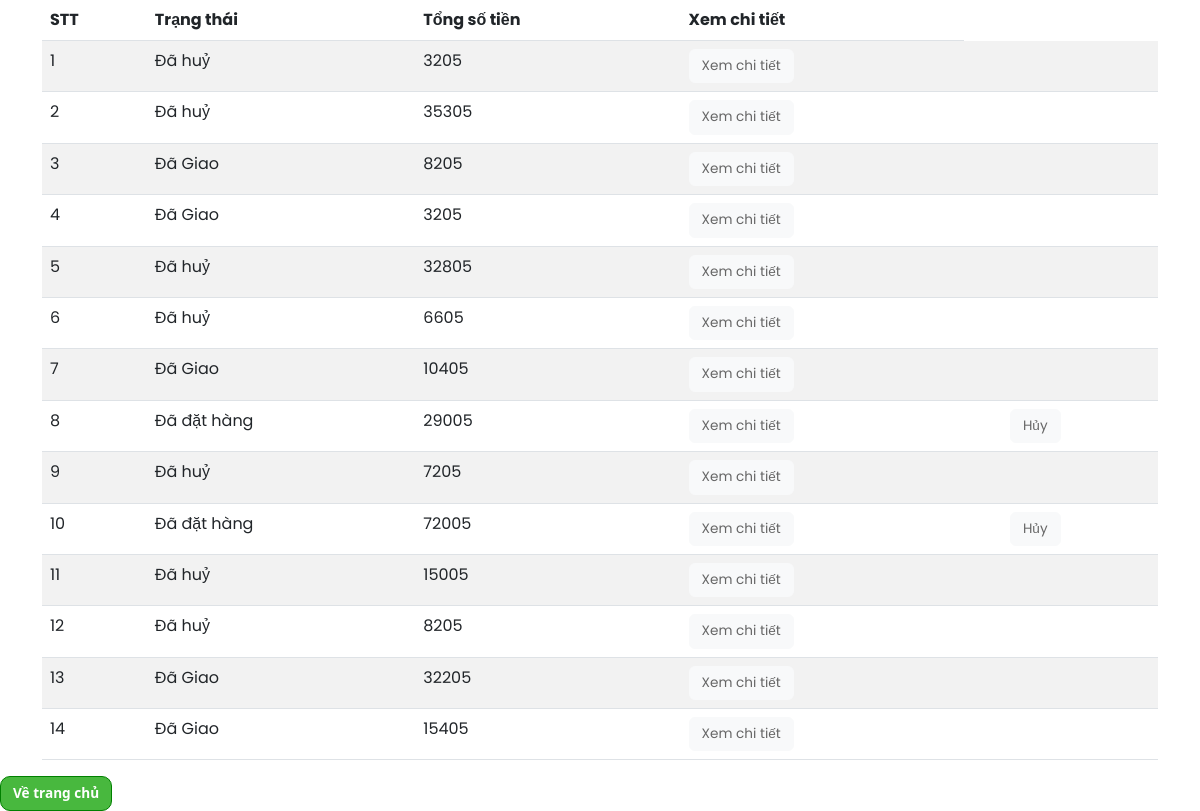
The page /history.php (signed in) on the database its author committed.
### tables this page shows
CREATE TABLE IF NOT EXISTS `orders` (
  `id` int NOT NULL AUTO_INCREMENT,
  `total` float NOT NULL,
  `status` varchar(50) NOT NULL,
  `user_id` int NOT NULL,
  PRIMARY KEY (`id`),
  KEY `fk_order_user` (`user_id`)
);

### class/Db.class.php (called while the page is built, shortened)
<?php
class Db
{
	private $dbh = null;
	public function __construct()
	{
		$driver = "mysql:host=" . HOST . "; dbname=" . DB_NAME;
		try {
			$this->dbh = new PDO($driver, DB_USER, DB_PASS);
			$this->dbh->query("set names 'utf8' ");
		} catch (PDOException $e) {
			echo 'có lỗi xảy ra';
			exit();
		}
	}
	private function query($sql, $arr = array(), $mode = PDO::FETCH_ASSOC)
	{
		$stm = $this->dbh->prepare($sql);
		if (!$stm->execute($arr)) {
			echo "Sql lỗi.";
			exit();
		}
		return $stm->fetchAll($mode);
	}
	public function select($sql,  $arr = array(), $mode = PDO::FETCH_ASSOC)
	{
		return $this->query($sql, $arr, $mode);
	}
}

### history.php (the view, shortened to what this page needs)
<!DOCTYPE html>
<html lang="en">
<head>
    <link rel="stylesheet" href="https://cdnjs.cloudflare.com/ajax/libs/font-awesome/4.7.0/css/font-awesome.min.css">
    <link href="https://cdn.jsdelivr.net/npm/bootstrap-icons@1.5.0/font/bootstrap-icons.css" rel="stylesheet" />
    <link rel="stylesheet" href="https://cdnjs.cloudflare.com/ajax/libs/jquery/3.2.1/jquery.min.js">
    <link href="css/styles.css" rel="stylesheet" />
    <link href="css/style1.css" rel="stylesheet" />
</head>
<body>
    <div class="container">
        <table class="table table-striped">
            <thead>
                <tr>
                    <th>STT</th>
                    <th>Trạng thái</th>
                    <th>Tổng số tiền</th>
                    <th>Xem chi tiết</th>
                </tr>
            </thead>
            <tbody>
                <?php
                if (isset($_SESSION["user"])) {
                    $email = $_SESSION["user"];
                } else {
                    header("Location: login.php");
                }
                $db = new Db();
                $sql = "SELECT orders.id, orders.total, orders.status
                from orders join user on orders.user_id = user.id
                where user.email  = :email";
                $arr = array(":email" => $email);
                $orderList = $db->select($sql, $arr);
                $count = 1;
                foreach ($orderList as $order) {
                    echo '<tr>';
                    echo '<td>' . $count++ . '</td>';
                    $statusString = '';
                    if ($order['status'] == '0') {
                        $statusString = 'Đã đặt hàng';
                    } else if ($order['status'] == '1') {
                        $statusString = 'Đã Giao';
                    } else {
                        $statusString = 'Đã huỷ';
                    }
                    echo '<td>' . $statusString . '</td>';
                    echo '<td>' . $order['total'] . '</td>';
                    echo '<td><a class="btn btn-light" href ="order_details_history.php?id=' . $order['id'] . '">Xem chi tiết</a><td>';
                    if ($order['status'] == "2" || $order['status'] == "1") {
                        echo '<td></td>';
                    } else {
                        echo '<td><a class="btn btn-light" href="#" onclick="confirmCancelOrder(' . $order['id'] . ')">Hủy</a></td>';
                    }
                    echo '</tr>';
                }
                ?>
            </tbody>
        </table>
    </div>
    <a class="btn btn-primary" href="index.php">Về trang chủ</a>
</body>
</html>

### css/style1.css (style rules this page uses)
* { margin: 0; padding: 0; box-sizing: border-box; font-family: 'Poppins', sans-serif; }
.btn { color: #666; font-size: 0.85rem; }
.btn.btn-primary { background-color: #48b83e; color: #fff; border: 1px solid #008000; border-radius: 10px; font-weight: 800; }

### rows shown on the page
orders: status "Đã huỷ", total "3205"
orders: status "Đã huỷ", total "35305"
orders: status "Đã Giao", total "8205"
orders: status "Đã Giao", total "3205"
orders: status "Đã huỷ", total "32805"
orders: status "Đã huỷ", total "6605"
orders: status "Đã Giao", total "10405"
orders: status "Đã đặt hàng", total "29005"
orders: status "Đã huỷ", total "7205"
orders: status "Đã đặt hàng", total "72005"
orders: status "Đã huỷ", total "15005"
orders: status "Đã huỷ", total "8205"
orders: status "Đã Giao", total "32205"
orders: status "Đã Giao", total "15405"
